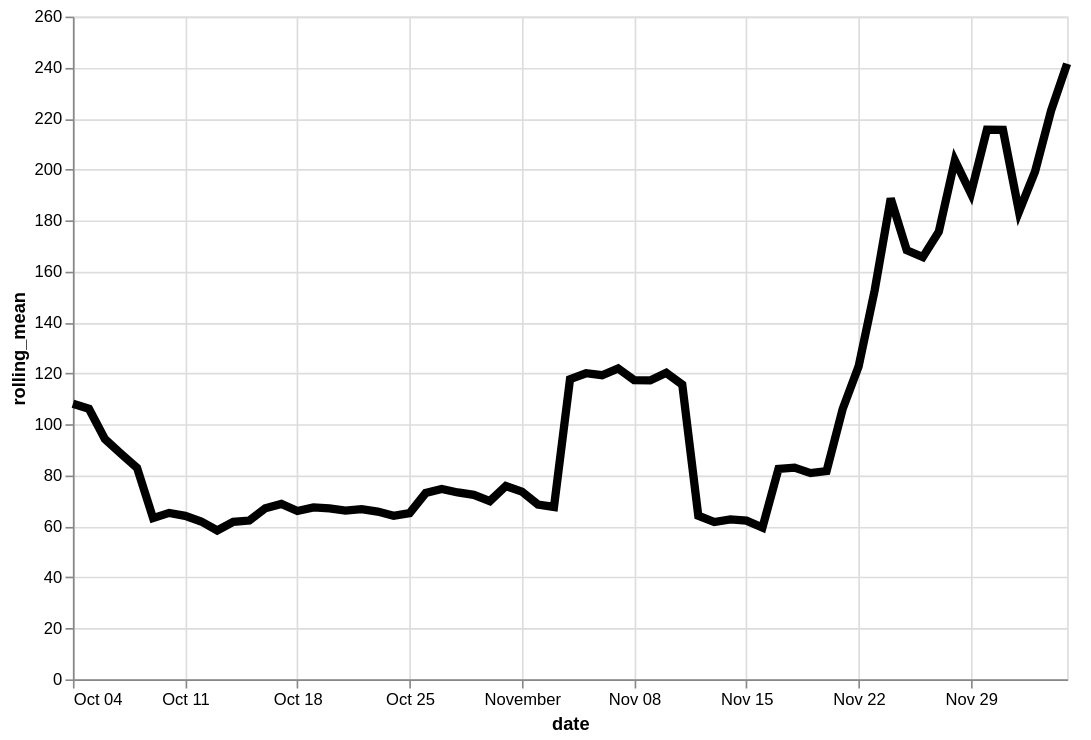

Specify this chart in Vega-Lite:
### Vega-Lite specification from a JSON file in a GitHub repository (floating-point values rounded to 4 significant figures)
{"config": {"view": {"continuousWidth": 400, "continuousHeight": 300}}, "data": {"name": "data-4016f783fee596dcb30763eec5515d69"}, "mark": {"type": "line", "color": "black", "size": 5}, "encoding": {"x": {"type": "temporal", "field": "date"}, "y": {"type": "quantitative", "field": "rolling_mean"}}, "height": 400, "transform": [{"window": [{"op": "mean", "field": "log_price", "as": "rolling_mean"}], "frame": [-4, 3]}], "width": 600, "$schema": "https://vega.github.io/schema/vega-lite/v4.8.1.json", "datasets": {"data-4016f783fee596dcb30763eec5515d69": [{"date": "2020-10-04", "log_price": 227.0}, {"date": "2020-10-05", "log_price": 55.0}, {"date": "2020-10-06", "log_price": 61.56}, {"date": "2020-10-07", "log_price": 88.88}, {"date": "2020-10-08", "log_price": 98.33}, {"date": "2020-10-09", "log_price": 34.83}, {"date": "2020-10-10", "log_price": 54.0}, {"date": "2020-10-11", "log_price": 44.4}, {"date": "2020-10-12", "log_price": 69.0}, {"date": "2020-10-13", "log_price": 71.43}, {"date": "2020-10-14", "log_price": 52.3}, {"date": "2020-10-15", "log_price": 71.15}, {"date": "2020-10-16", "log_price": 70.3}, {"date": "2020-10-17", "log_price": 61.76}, {"date": "2020-10-18", "log_price": 58.05}, {"date": "2020-10-19", "log_price": 83.08}, {"date": "2020-10-20", "log_price": 82.58}, {"date": "2020-10-21", "log_price": 49.14}, {"date": "2020-10-22", "log_price": 63.71}, {"date": "2020-10-23", "log_price": 67.73}, {"date": "2020-10-24", "log_price": 63.87}, {"date": "2020-10-25", "log_price": 65.96}, {"date": "2020-10-26", "log_price": 50.45}, {"date": "2020-10-27", "log_price": 70.03}, {"date": "2020-10-28", "log_price": 90.62}, {"date": "2020-10-29", "log_price": 112.3}, {"date": "2020-10-30", "log_price": 76.24}, {"date": "2020-10-31", "log_price": 57.1}, {"date": "2020-11-01", "log_price": 56.19}, {"date": "2020-11-02", "log_price": 46.39}, {"date": "2020-11-03", "log_price": 97.71}, {"date": "2020-11-04", "log_price": 52.71}, {"date": "2020-11-05", "log_price": 49.95}, {"date": "2020-11-06", "log_price": 104.8}, {"date": "2020-11-07", "log_price": 477.2}, {"date": "2020-11-08", "log_price": 75.65}, {"date": "2020-11-09", "log_price": 50.03}, {"date": "2020-11-10", "log_price": 67.69}, {"date": "2020-11-11", "log_price": 61.3}, {"date": "2020-11-12", "log_price": 51.41}, {"date": "2020-11-13", "log_price": 73.94}, {"date": "2020-11-14", "log_price": 67.79}, {"date": "2020-11-15", "log_price": 65.87}, {"date": "2020-11-16", "log_price": 55.73}, {"date": "2020-11-17", "log_price": 58.53}, {"date": "2020-11-18", "log_price": 63.5}, {"date": "2020-11-19", "log_price": 39.71}, {"date": "2020-11-20", "log_price": 235.5}, {"date": "2020-11-21", "log_price": 77.9}, {"date": "2020-11-22", "log_price": 50.61}, {"date": "2020-11-23", "log_price": 72.22}, {"date": "2020-11-24", "log_price": 250.1}, {"date": "2020-11-25", "log_price": 193.0}, {"date": "2020-11-26", "log_price": 302.0}, {"date": "2020-11-27", "log_price": 327.7}, {"date": "2020-11-28", "log_price": 73.43}, {"date": "2020-11-29", "log_price": 56.0}, {"date": "2020-11-30", "log_price": 130.9}, {"date": "2020-12-01", "log_price": 295.7}, {"date": "2020-12-02", "log_price": 146.2}, {"date": "2020-12-03", "log_price": 392.7}, {"date": "2020-12-04", "log_price": 301.5}, {"date": "2020-12-05", "log_price": 71.3}]}}
